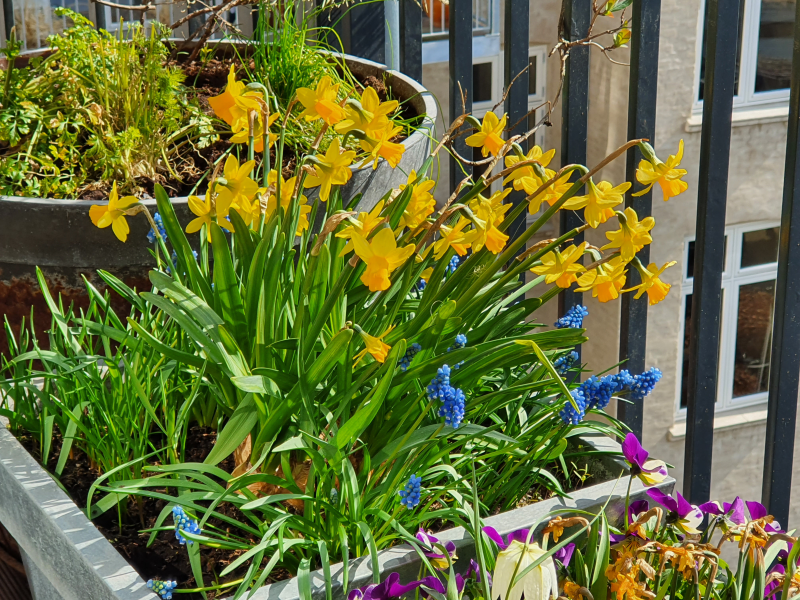
#> input picture exams/2021/spring/data/flower.png, 800 x 600 px
$ python Exercise5.py
#> lines starting #> are read from the running program, lines starting #| are printed output that depends on the picture
### Setup ###
import numpy as np
from skimage import io
from skimage.color import rgb2hsv
from skimage.morphology import disk, opening

in_dir = "data/"

### Q.5 ###

# Load photo flower.png from data folder
img = io.imread(in_dir + "flower.png")
#> img is the input picture: shape (600, 800, 3); mean R, G, B 101.4, 109.2, 57.8

# Convert from RGB to HSV
img_hsv = rgb2hsv(img)
#> img_hsv: shape (600, 800, 3) float64; mean of channels 0, 1, 2 0.245, 0.566, 0.466

# Perform a threshold on the hue channel with the limits H < 0.25, S > 0.8 and V > 0.8
img_thresh = np.zeros((img.shape[0], img.shape[1]))

h_comp = img_hsv[:, :, 0]
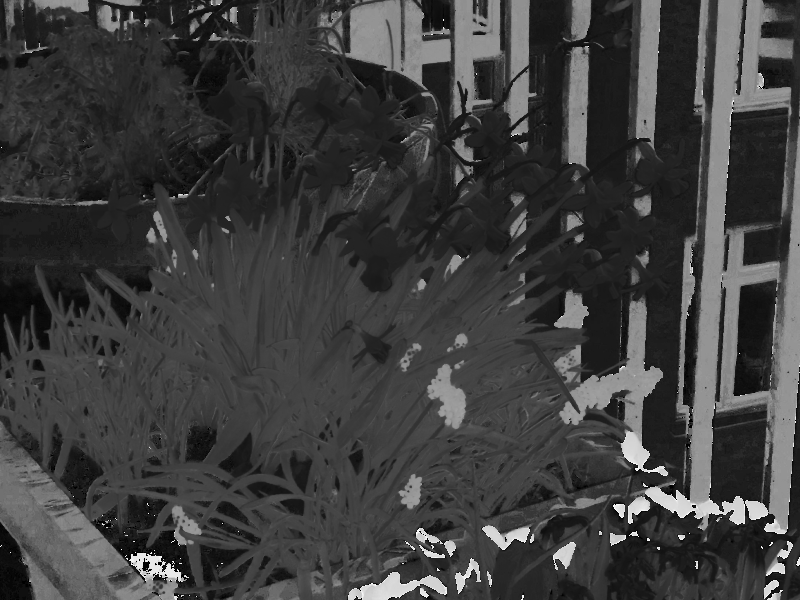
#> h_comp: shape (600, 800) float64; min 0, max 0.997, mean 0.245
s_comp = img_hsv[:, :, 1]
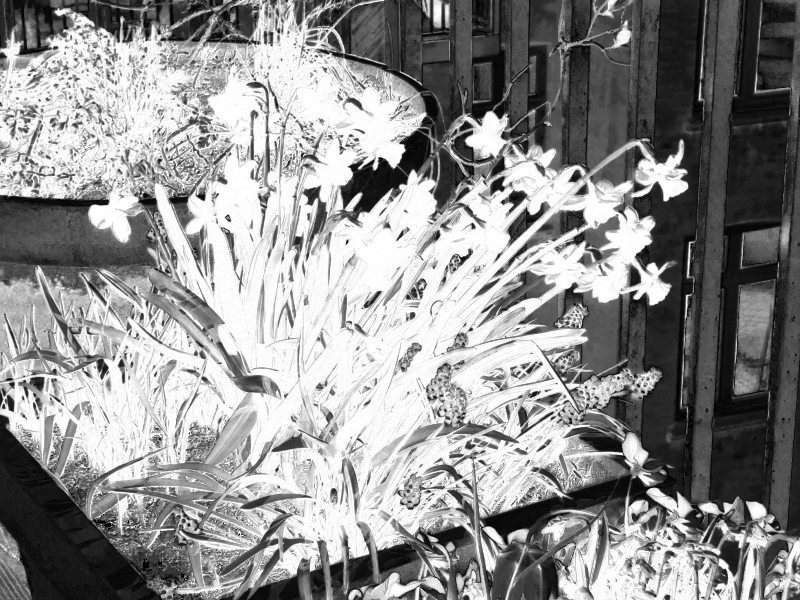
#> s_comp: shape (600, 800) float64; min 0, max 1, mean 0.566
v_comp = img_hsv[:, :, 2]
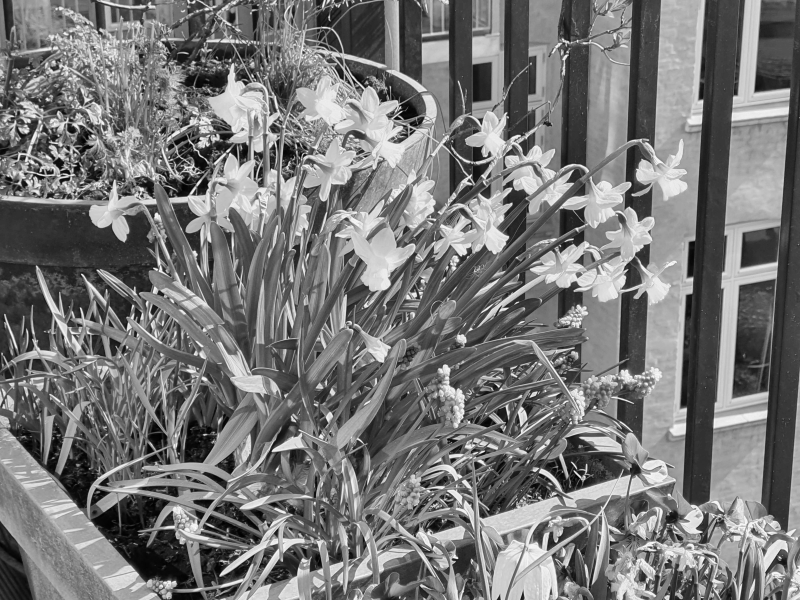
#> v_comp: shape (600, 800) float64; min 0.00392, max 0.98, mean 0.466

img_thresh[(h_comp < 0.25) & (s_comp > 0.8) & (v_comp > 0.8)] = 1

# Morphological opening using a disk-shaped structuring element with a radius of 5
img_open = opening(img_thresh, disk(5))

# How many foreground pixels are there in the opened image?
n_foreground = np.sum(img_open)
print(f"Number of foreground pixels in the opened image: {n_foreground}")
